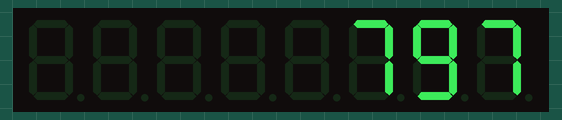
The sketch below on a simulated Arduino Nano, built with avr-gcc and run on an emulated ATmega328P. Parts: 8-digit seven-segment display. Random numbers use the default seed unless the sketch sets one.

Above: at 0.1 s.
At 4.1 s:
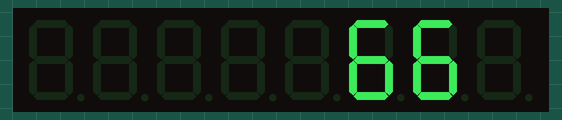
At 9.1 s:
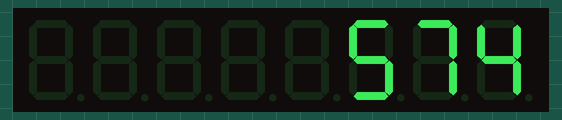
At 19.1 s:
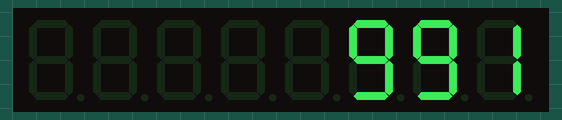
At 28.1 s:
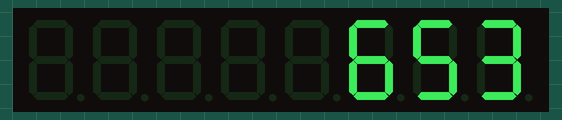
At 38.1 s:
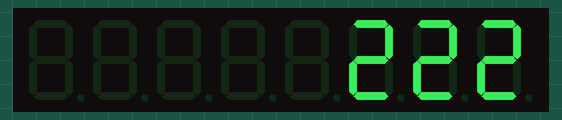

The sketch:

attiny84.ino
```cpp
// ATMEL ATTINY84
//                          +-\/-+
//                    VCC  1|    |14  GND
//             (D10)  PB0  2|x   |13  AREF (D 0)
//             (D 9)  PB1  3|x   |12  PA1  (D 1)
//                    PB3  4|    |11  PA2  (D 2)
//  PWM  INT0  (D 8)  PB2  5|x   |10  PA3  (D 3)
//  PWM        (D 7)  PA7  6|    |9   PA4  (D 4)
//  PWM        (D 6)  PA6  7|    |8   PA5  (D 5)        PWM
//
//
//  These pin numbers will probably not work with your hardware
//  pin  8 = DATA IN
//  pin  9 = CLK
//  pin 10 = LOAD

#include "LedControl.h";

LedControl lc = LedControl(8, 9, 10, 1);

void setup() {
    lc.shutdown(0,false);
    lc.setIntensity(0,10);
    lc.clearDisplay(0);

    // Noise from unused pin
    randomSeed(analogRead(A6));
}

void printDigit(int v) {
    int ones, tens, hundreds;

    if (v < -999 || v > 999)
    return;

    ones = v % 10;
    v = v / 10;
    tens = v % 10;
    v = v / 10;
    hundreds = v;

    (hundreds == 0)
        ? lc.setChar(0, 0, ' ', false)
        : lc.setDigit(0, 0, (byte)hundreds, false);
    (tens == 0 && hundreds == 0)
        ? lc.setChar(0, 1, ' ', false)
        : lc.setDigit(0, 1, (byte)tens, false);

    lc.setDigit(0, 2, (byte)ones, false);
}

void loop() {
    printDigit(random(0, 999));
    delay(1000);
}
```

Measured:
- what the display in image 1 shows lasts 1.0 s, from 4.0 s to 5.0 s
